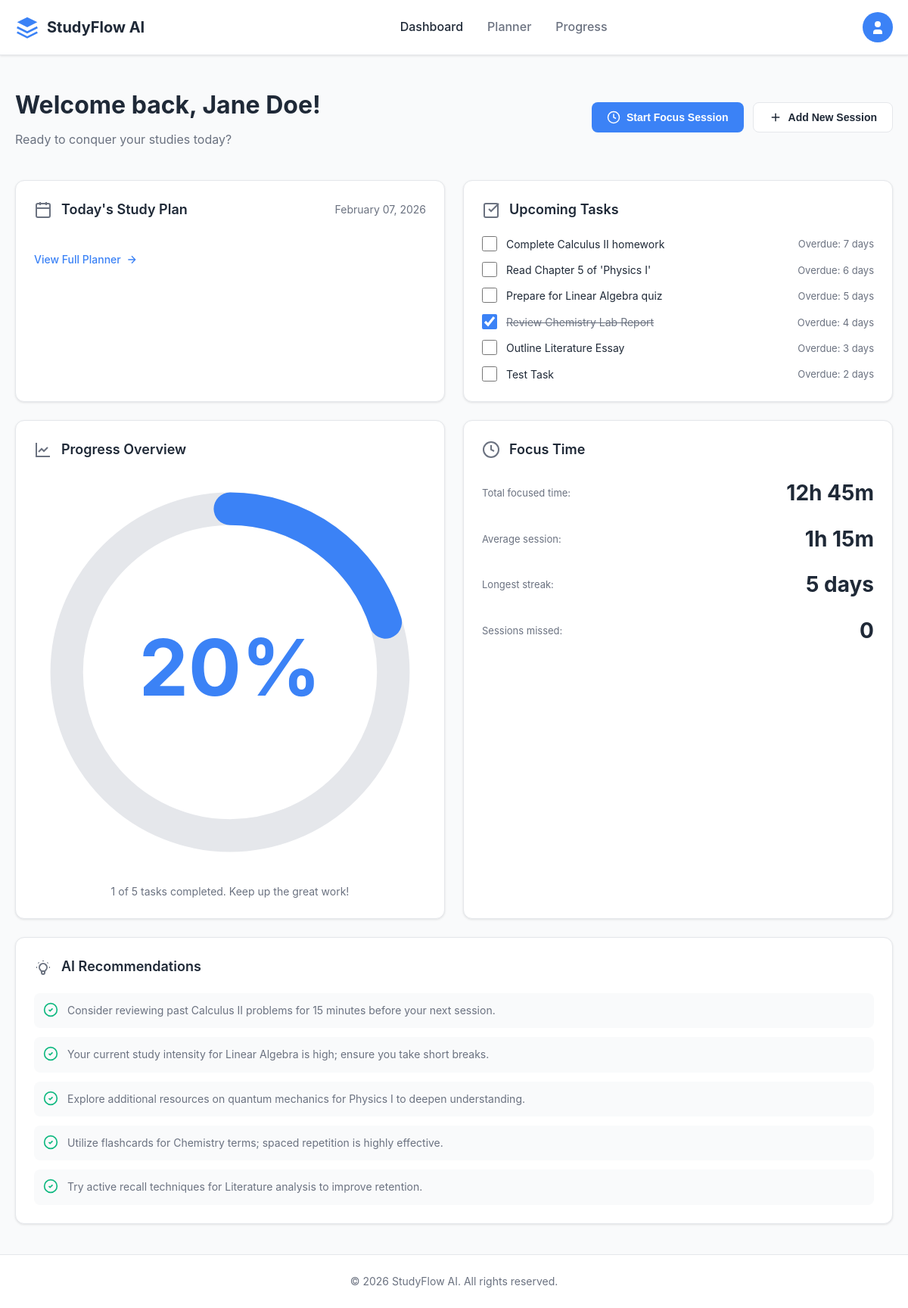
Page /dashboard on the earlier database version.
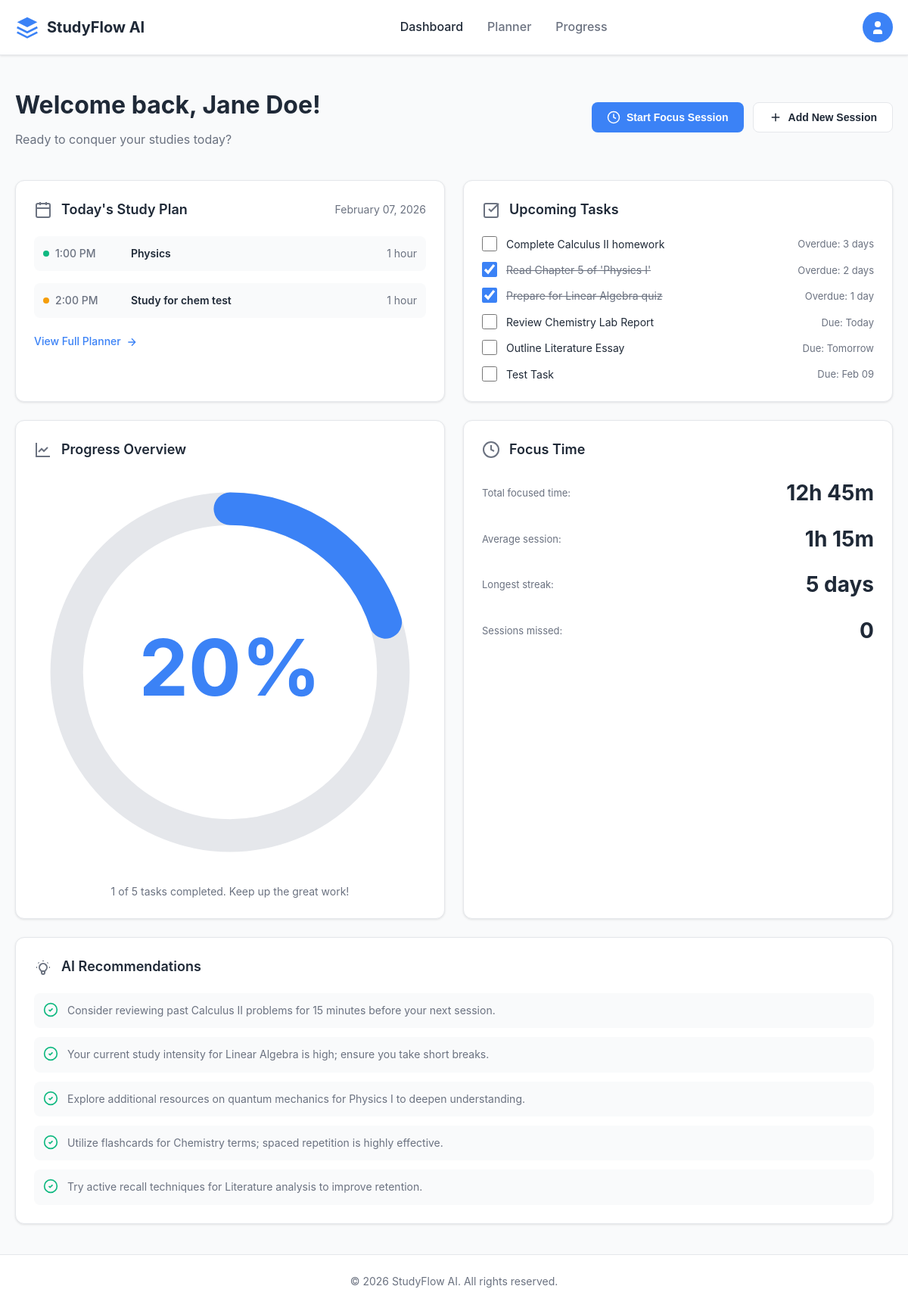
Same page on the later database version.
### models.py (models this page shows, shortened)
class Task(db.Model):
    __tablename__ = 'tasks'
    id = db.Column(db.Integer, primary_key=True)
    user_id = db.Column(db.Integer, db.ForeignKey('users.id'), nullable=False, default=1)
    title = db.Column(db.String(300), nullable=False)
    due_date = db.Column(db.Date, nullable=False)
    completed = db.Column(db.Boolean, default=False)
    created_at = db.Column(db.DateTime, default=datetime.utcnow)
    updated_at = db.Column(db.DateTime, default=datetime.utcnow, onupdate=datetime.utcnow)
    __table_args__ = (
        db.Index('idx_tasks_due_date', 'due_date'),
        db.Index('idx_tasks_user', 'user_id'),
    )
    def to_dict(self):
        return {
            'id': self.id,
            'title': self.title,
            'dueDate': self.due_date.strftime('%Y-%m-%d'),
            'completed': self.completed
        }

class StudySession(db.Model):
    __tablename__ = 'study_sessions'
    id = db.Column(db.Integer, primary_key=True)
    user_id = db.Column(db.Integer, db.ForeignKey('users.id'), nullable=False, default=1)
    title = db.Column(db.String(200), nullable=False)
    subject = db.Column(db.String(100), nullable=False)
    date = db.Column(db.Date, nullable=False)
    start_time = db.Column(db.Time, nullable=False)
    end_time = db.Column(db.Time, nullable=False)
    color = db.Column(db.String(50), default='blue')
    priority = db.Column(db.String(20), default='medium')
    notes = db.Column(db.Text, default='')
    created_at = db.Column(db.DateTime, default=datetime.utcnow)
    updated_at = db.Column(db.DateTime, default=datetime.utcnow, onupdate=datetime.utcnow)
    __table_args__ = (
        db.Index('idx_sessions_date', 'date'),
        db.Index('idx_sessions_user_date', 'user_id', 'date'),
    )

### app.py (the view)
@app.route('/dashboard')
def dashboard():
    today_str = get_today()
    formatted_sessions = get_sessions_for_date(today_str)
    tasks = Task.query.filter_by(user_id=1).order_by(Task.due_date).all()
    formatted_tasks = []
    for task in tasks:
        task_dict = task.to_dict()
        formatted_tasks.append({
            **task_dict,
            'due': format_task_due(task_dict['dueDate'])
        })
    return render_template('dashboard.html',
                         sessions=formatted_sessions,
                         tasks=formatted_tasks,
                         recommendations=ai_recommendations,
                         current_date=get_formatted_date())

### app.py (called while the page is built)
def get_today():
    return datetime.now().strftime('%Y-%m-%d')

def get_formatted_date(date_str=None):
    if date_str:
        date_obj = datetime.strptime(date_str, '%Y-%m-%d')
    else:
        date_obj = datetime.now()
    return date_obj.strftime('%B %d, %Y')

def format_time_12h(time_24h):
    hour, minute = map(int, time_24h.split(':'))
    period = 'AM' if hour < 12 else 'PM'
    hour_12 = hour % 12 or 12
    return f"{hour_12}:{minute:02d} {period}"

def calculate_duration(start_time, end_time):
    start_h, start_m = map(int, start_time.split(':'))
    end_h, end_m = map(int, end_time.split(':'))
    total_minutes = (end_h * 60 + end_m) - (start_h * 60 + start_m)
    hours = total_minutes // 60
    minutes = total_minutes % 60
    if hours == 0:
        return f"{minutes} min"
    elif minutes == 0:
        return f"{hours} hour{'s' if hours > 1 else ''}"
    else:
        return f"{hours} hour{'s' if hours > 1 else ''} {minutes} min"

def get_sessions_for_date(date_str):
    session_date = datetime.strptime(date_str, '%Y-%m-%d').date()
    sessions = StudySession.query.filter_by(user_id=1, date=session_date).order_by(StudySession.start_time).all()
    formatted = []
    for s in sessions:
        formatted.append({
            'id': s.id,
            'time': format_time_12h(s.start_time.strftime('%H:%M')),
            'subject': s.title,
            'duration': calculate_duration(s.start_time.strftime('%H:%M'), s.end_time.strftime('%H:%M')),
            'color': s.color,
            'startTime': s.start_time.strftime('%H:%M'),
            'endTime': s.end_time.strftime('%H:%M')
        })
    return formatted

def format_task_due(due_date_str):
    due_date = datetime.strptime(due_date_str, '%Y-%m-%d').date()
    today_date = datetime.now().date()
    diff = (due_date - today_date).days
    if diff == 0:
        return "Due: Today"
    elif diff == 1:
        return "Due: Tomorrow"
    elif diff < 0:
        return f"Overdue: {abs(diff)} day{'s' if abs(diff) > 1 else ''}"
    else:
        return f"Due: {due_date.strftime('%b %d')}"

### templates/dashboard.html (shortened to what this page needs)
<!DOCTYPE html>
<html lang="en">
<head>
    <link rel="stylesheet" href="{{ url_for('static', filename='css/style.css') }}">
</head>
<body class="app-layout">
    <header class="app-header">
        <div class="container">
            <nav class="navbar">
                <div class="logo">
                    <svg class="logo-icon" viewBox="0 0 24 24" fill="none">
                        <path d="M12 2L2 7L12 12L22 7L12 2Z" fill="#3B82F6"/>
                        <path d="M2 17L12 22L22 17" stroke="#3B82F6" stroke-width="2"/>
                        <path d="M2 12L12 17L22 12" stroke="#3B82F6" stroke-width="2"/>
                    </svg>
                    <span class="logo-text">StudyFlow AI</span>
                </div>
                <ul class="nav-menu">
                    <li><a href="/dashboard" class="nav-link active">Dashboard</a></li>
                    <li><a href="/planner" class="nav-link">Planner</a></li>
                    <li><a href="/progress" class="nav-link">Progress</a></li>
                </ul>
                <div class="nav-buttons">
                    <a href="/settings" class="user-avatar">
                        <svg viewBox="0 0 24 24" fill="currentColor">
                            <circle cx="12" cy="8" r="4"/>
                            <path d="M6 21v-2a4 4 0 014-4h4a4 4 0 014 4v2"/>
                        </svg>
                    </a>
                </div>
            </nav>
        </div>
    </header>
    <main class="dashboard-main">
        <div class="container">
            <div class="welcome-section">
                <div>
                    <h1 class="welcome-title">Welcome back, Jane Doe!</h1>
                    <p class="welcome-subtitle">Ready to conquer your studies today?</p>
                </div>
                <div class="welcome-actions">
                    <button class="btn btn-primary" onclick="openFocusSessionModal()">
                        <svg class="btn-icon" viewBox="0 0 24 24" fill="none">
                            <circle cx="12" cy="12" r="10" stroke="currentColor" stroke-width="2"/>
                            <path d="M12 6v6l4 2" stroke="currentColor" stroke-width="2"/>
                        </svg>
                        Start Focus Session
                    </button>
                    <button class="btn btn-secondary" onclick="openAddSessionModal()">
                        <svg class="btn-icon" viewBox="0 0 24 24" fill="none">
                            <path d="M12 5v14M5 12h14" stroke="currentColor" stroke-width="2"/>
                        </svg>
                        Add New Session
                    </button>
                </div>
            </div>
            <div class="dashboard-grid">
                <div class="dashboard-card card-large">
                    <div class="card-header">
                        <div class="card-title">
                            <svg class="card-icon" viewBox="0 0 24 24" fill="none">
                                <rect x="3" y="4" width="18" height="18" rx="2" stroke="currentColor" stroke-width="2"/>
                                <path d="M16 2v4M8 2v4M3 10h18" stroke="currentColor" stroke-width="2"/>
                            </svg>
                            <h2>Today's Study Plan</h2>
                        </div>
                        <span class="card-date">{{ current_date }}</span>
                    </div>
                    <div class="card-content">
                        <div class="study-sessions">
                            {% for session in sessions %}
                            <div class="session-item">
                                <div class="session-time">
                                    <span class="time-dot" style="background-color: {% if session.color == 'blue' %}#3B82F6{% elif session.color == 'cyan' %}#06B6D4{% elif session.color == 'green' %}#10B981{% elif session.color == 'yellow' %}#F59E0B{% elif session.color == 'red' %}#EF4444{% else %}#3B82F6{% endif %};"></span>
                                    <span class="time-text">{{ session.time }}</span>
                                </div>
                                <div class="session-details">
                                    <span class="session-subject">{{ session.subject }}</span>
                                    <span class="session-duration">{{ session.duration }}</span>
                                </div>
                            </div>
                            {% endfor %}
                        </div>
                        <a href="/planner" class="view-full-link">
                            View Full Planner
                            <svg viewBox="0 0 24 24" fill="none">
                                <path d="M5 12h14M12 5l7 7-7 7" stroke="currentColor" stroke-width="2"/>
                            </svg>
                        </a>
                    </div>
                </div>
                <div class="dashboard-card">
                    <div class="card-header">
                        <div class="card-title">
                            <svg class="card-icon" viewBox="0 0 24 24" fill="none">
                                <rect x="3" y="4" width="18" height="18" rx="2" stroke="currentColor" stroke-width="2"/>
                                <path d="M9 11l3 3L22 4" stroke="currentColor" stroke-width="2"/>
                            </svg>
                            <h2>Upcoming Tasks</h2>
                        </div>
                    </div>
                    <div class="card-content">
                        <div class="task-list">
                            {% for task in tasks %}
                            <div class="task-item">
                                <input type="checkbox" id="task-{{ task.id }}" {% if task.completed %}checked{% endif %} class="task-checkbox">
                                <label for="task-{{ task.id }}" class="task-label">
                                    <span class="task-title">{{ task.title }}</span>
                                    <span class="task-due">{{ task.due }}</span>
                                </label>
                            </div>
                            {% endfor %}
                        </div>
                    </div>
                </div>
                <div class="dashboard-card">
                    <div class="card-header">
                        <div class="card-title">
                            <svg class="card-icon" viewBox="0 0 24 24" fill="none">
                                <path d="M3 3v18h18" stroke="currentColor" stroke-width="2"/>
                                <path d="M18 9l-5 5-3-3-4 4" stroke="currentColor" stroke-width="2"/>
                            </svg>
                            <h2>Progress Overview</h2>
                        </div>
                    </div>
                    <div class="card-content">
                        <div class="progress-circle">
                            <svg viewBox="0 0 120 120">
                                <text x="60" y="60" text-anchor="middle" dy=".3em" class="progress-text">20%</text>
                            </svg>
                        </div>
                        <p class="progress-message">1 of 5 tasks completed. Keep up the great work!</p>
                    </div>
                </div>
                <div class="dashboard-card">
                    <div class="card-header">
                        <div class="card-title">
                            <svg class="card-icon" viewBox="0 0 24 24" fill="none">
                                <circle cx="12" cy="12" r="10" stroke="currentColor" stroke-width="2"/>
                                <path d="M12 6v6l4 2" stroke="currentColor" stroke-width="2"/>
                            </svg>
                            <h2>Focus Time</h2>
                        </div>
                    </div>
                    <div class="card-content">
                        <div class="focus-stats">
                            <div class="focus-stat">
                                <span class="stat-label">Total focused time:</span>
                                <span class="stat-value">12h 45m</span>
                            </div>
                            <div class="focus-stat">
                                <span class="stat-label">Average session:</span>
                                <span class="stat-value">1h 15m</span>
                            </div>
                            <div class="focus-stat">
                                <span class="stat-label">Longest streak:</span>
                                <span class="stat-value">5 days</span>
                            </div>
                            <div class="focus-stat">
                                <span class="stat-label">Sessions missed:</span>
                                <span class="stat-value stat-missed">0</span>
                            </div>
                        </div>
                    </div>
                </div>
                <div class="dashboard-card card-full">
                    <div class="card-header">
                        <div class="card-title">
                            <svg class="card-icon" viewBox="0 0 24 24" fill="none">
                                <path d="M9.663 17h4.673M12 3v1m6.364 1.636l-.707.707M21 12h-1M4 12H3m3.343-5.657l-.707-.707m2.828 9.9a5 5 0 117.072 0l-.548.547A3.374 3.374 0 0014 18.469V19a2 2 0 11-4 0v-.531c0-.895-.356-1.754-.988-2.386l-.548-.547z" stroke="currentColor" stroke-width="2"/>
                            </svg>
                            <h2>AI Recommendations</h2>
                        </div>
                    </div>
                    <div class="card-content">
                        <div class="recommendations-list">
                            {% for recommendation in recommendations %}
                            <div class="recommendation-item">
                                <svg class="recommendation-icon" viewBox="0 0 24 24" fill="none">
                                    <circle cx="12" cy="12" r="10" stroke="#10B981" stroke-width="2"/>
                                    <path d="M9 12l2 2 4-4" stroke="#10B981" stroke-width="2"/>
                                </svg>
                                <p>{{ recommendation }}</p>
                            </div>
                            {% endfor %}
                        </div>
                    </div>
                </div>
            </div>
        </div>
    </main>
    <footer class="app-footer">
        <div class="container">
            <p>&copy; 2026 StudyFlow AI. All rights reserved.</p>
        </div>
    </footer>
</body>
</html>

Differences in the rows shown:
added StudySession: time "1:00 PM", subject "Physics", duration "1 hour"
added StudySession: time "2:00 PM", subject "Study for chem test", duration "1 hour"
changed Task "Complete Calculus II homework": due "Overdue: 7 days" → "Overdue: 3 days"
changed Task "Read Chapter 5 of 'Physics I'": id "☐" → "☑"; due "Overdue: 6 days" → "Overdue: 2 days"
changed Task "Prepare for Linear Algebra quiz": id "☐" → "☑"; due "Overdue: 5 days" → "Overdue: 1 day"
changed Task "Review Chemistry Lab Report": id "☑" → "☐"; due "Overdue: 4 days" → "Due: Today"
changed Task "Outline Literature Essay": due "Overdue: 3 days" → "Due: Tomorrow"
changed Task "Test Task": due "Overdue: 2 days" → "Due: Feb 09"
